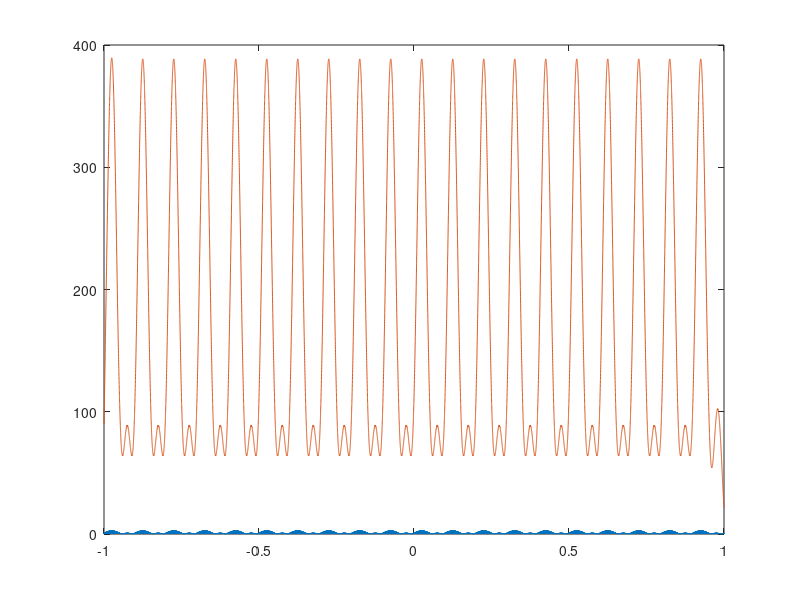

The MATLAB script that drew this image:
%am modulation (single tone)

clear
clc
dT = 1E-4;
t = -1:dT:1;
%% Generate carrier and message
fm = 10
fc = 1000
k  = 2
mt = sin(2*pi*fm*t);
ct = sin(2*pi*fc*t);
A = 1;
%% Generate modulated signal
st = A*(1+k*mt).*ct;

%% Demod using rectifier and low pass
srx = st.*sign(st);
f_cutoff = 50
n = 500;        % size of rect FIR filter
x = (-n:n)*dT;
LPF= sinc(f_cutoff*x);
% apply transform
S_L = conv(srx,LPF);
S_L = S_L(n+1:n+length(srx));
%% Plot
plot(t,srx);
hold on
plot(t,S_L);



